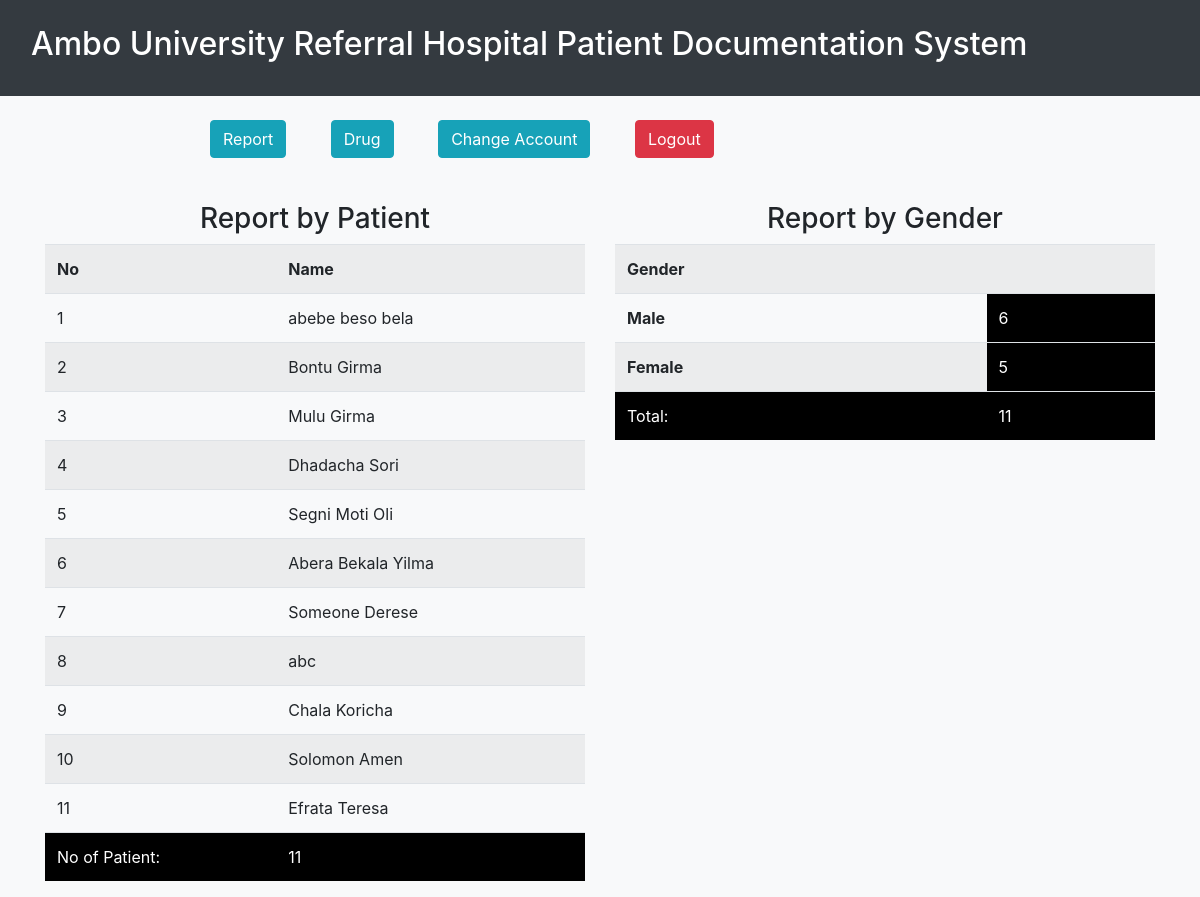
The app's page /AURHEHRS/hadmin.php with its own data.
### tables this page shows
CREATE TABLE `patient_info` (
  `pat_id` int(11) NOT NULL,
  `patient_id` varchar(255) NOT NULL,
  `pat_name` varchar(255) NOT NULL,
  `age` int(11) NOT NULL,
  `sex` varchar(255) NOT NULL,
  `date` date NOT NULL,
  `martal_status` varchar(255) DEFAULT NULL,
  `address` varchar(255) DEFAULT NULL,
  `phone` varchar(255) DEFAULT NULL
);

### AURHEHRS/hadmin.php (the view, shortened to what this page needs)
<?php
    include "header.php";
    include 'connection.php';
        ?>
<html>
    <head>
        <link rel="stylesheet" type="text/css" href="css/bootstrap.min.css" />
    </head>
    <body>
    <div>
		<ul style="list-style-type: none;" id="ul">
            <li><h3><a href="hadmin.php" class="btn btn-info">Report</a></h3></li>
            <li><h3><a href="drug.php" class="btn btn-info">Drug</a></h3></li>
			<li><h3><a href="changeHadmin.php" class="btn btn-info">Change Account</a></h3></li>
			<li><h3><a href="logout.php" class="btn btn-danger">Logout</a></h3></li>
		</ul>
	</div>
        <div class="container">
            <div class="row">
                <div class="col">
                    <h3 class="text-center">Report by Patient</h3>
                    <table class="table table-striped">
                        <tr>
                            <th>No</th>
                            <th>Name</th>
                        </tr>
                            <?php
                            $count=1;
                                    $fetch_share_holder = $conn->query("SELECT * FROM `patient_info` WHERE 1");
                                    while($row = $fetch_share_holder->fetch_array()){
                                        ?>
                                            <td><?php echo $count++; ?></td>
                                            <td><?php echo $row['pat_name']; ?></td>
                                        <?php
                                    }
                            ?>
                            <?php
                                    $fetch_share_holder = $conn->query("SELECT count(`pat_name`) FROM `patient_info` WHERE 1");
                                    while($row = $fetch_share_holder->fetch_array()){
                                        ?>
                                            <td style="background-color: black; color: white;" ><?php echo "No of Patient: "; ?></td>
                                            <td style="background-color: black; color: white;"><?php echo $row[0]; ?></td>
                                        <?php
                                    }
                            ?>
                    </table>
                </div>
                <div class="col">
                    <h3 class="text-center">Report by Gender</h3>
                    <table class="table table-striped">
                        <tr>
                            <th>Gender</th>
                            <th></th>
                        </tr>
                            <?php
                            $fetch_share_holder = $conn->query("SELECT count(`sex`) FROM `patient_info` WHERE sex='Female'");
                            while($row = $fetch_share_holder->fetch_array()){
                                ?>
                                    <th>Male</th>
                                    <td style="background-color: black; color: white;"><?php echo $row[0]; ?></td>
                                <?php
                            }
                            $fetch_share_holder = $conn->query("SELECT count(`sex`) FROM `patient_info` WHERE sex='Male'");
                            while($row = $fetch_share_holder->fetch_array()){
                                ?>
                                    <th>Female</th>
                                    <td style="background-color: black; color: white;"><?php echo $row[0]; ?></td>
                                <?php
                            }
                            ?>
                            <?php
                                    $fetch_share_holder = $conn->query("SELECT count(`sex`) FROM `patient_info` WHERE 1");
                                    while($row = $fetch_share_holder->fetch_array()){
                                        ?>
                                            <td style="background-color: black; color: white;" ><?php echo "Total: "; ?></td>
                                            <td style="background-color: black; color: white;"><?php echo $row[0]; ?></td>
                                        <?php
                                    }
                            ?>
                    </table>
                </div>
            </div>
        </div>
    </body>
</html>

### AURHEHRS/hadmin.php (style rules this page uses)
#ul { margin-left: 150px; }
ul li { display: inline-block; padding: 0 20px 20px 20px; }

### records on screen
patient_info: pat_name "abebe beso bela"
patient_info: pat_name "Bontu Girma"
patient_info: pat_name "Mulu Girma"
patient_info: pat_name "Dhadacha Sori"
patient_info: pat_name "Segni Moti Oli"
patient_info: pat_name "Abera Bekala Yilma"
patient_info: pat_name "Someone Derese"
patient_info: pat_name "abc"
patient_info: pat_name "Chala Koricha"
patient_info: pat_name "Solomon Amen"
patient_info: pat_name "Efrata Teresa"

### other values on screen
$row[0] "11"
$row[0] "6"
$row[0] "5"
